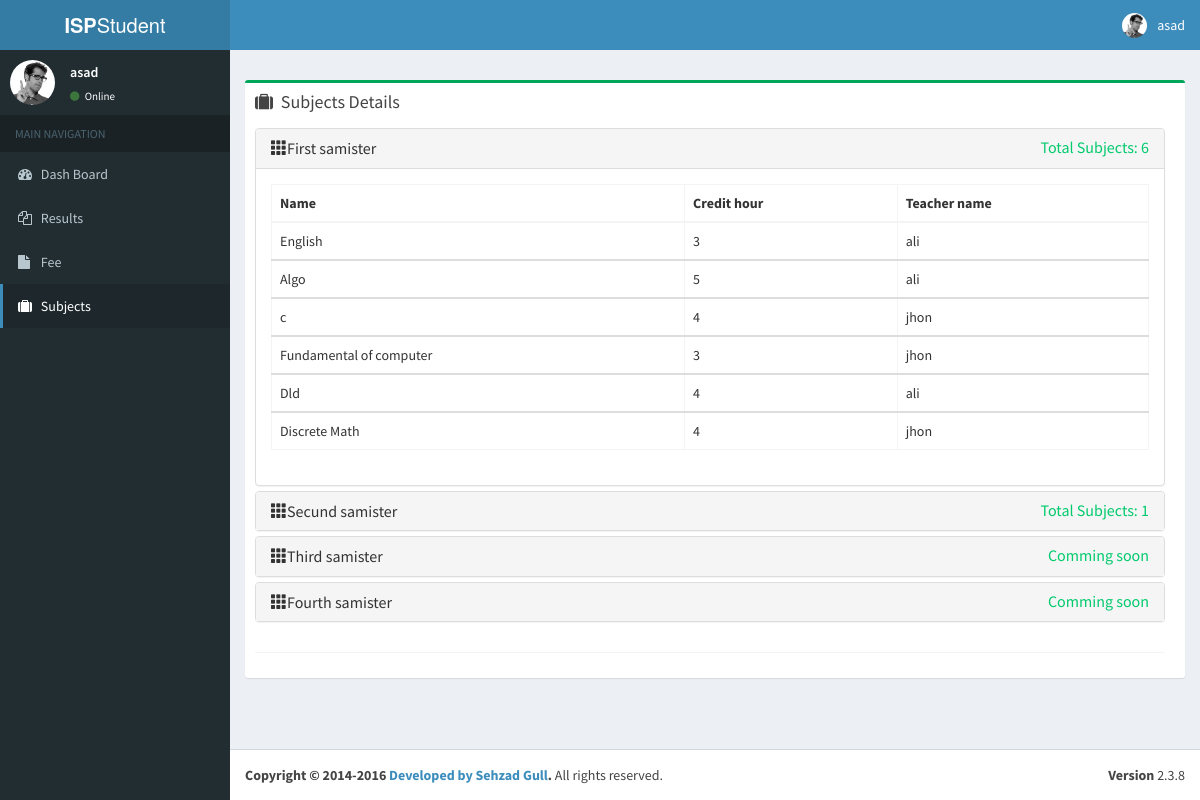
Page /users/subjects.php (signed in) on the committed database.
### tables this page shows
CREATE TABLE `students` (
  `id` int(10) UNSIGNED NOT NULL,
  `name` varchar(191) NOT NULL,
  `f_name` varchar(191) NOT NULL,
  `reg_number` varchar(191) NOT NULL,
  `email` varchar(191) NOT NULL,
  `nic` varchar(191) NOT NULL,
  `phone` varchar(191) NOT NULL,
  `cur_samister` int(10) NOT NULL DEFAULT '1',
  `created_at` timestamp NULL DEFAULT NULL,
  `updated_at` timestamp NULL DEFAULT NULL
);

CREATE TABLE `subjects` (
  `id` int(10) UNSIGNED NOT NULL,
  `name` varchar(191) NOT NULL,
  `credit_hour` varchar(191) NOT NULL,
  `teacher_id` int(10) UNSIGNED NOT NULL,
  `samester_id` int(10) UNSIGNED NOT NULL,
  `created_at` timestamp NULL DEFAULT NULL,
  `updated_at` timestamp NULL DEFAULT NULL
);

CREATE TABLE `teachers` (
  `id` int(10) UNSIGNED NOT NULL,
  `name` varchar(191) NOT NULL,
  `f_name` varchar(191) NOT NULL,
  `nic` varchar(191) NOT NULL,
  `phone` varchar(191) NOT NULL,
  `email` varchar(191) NOT NULL,
  `created_at` timestamp NULL DEFAULT NULL,
  `updated_at` timestamp NULL DEFAULT NULL
);

### users/subjects/index.php (the view, shortened to what this page needs)
<div class="content-wrapper">
    <section class="content-header">
    </section>
    <section class="content">
        <div class="row">
            <section class="col-lg-12 col-md-12">
                <div class="box box-success">
                    <div class="box-header">
                        <i class="fa fa-suitcase"></i>
                        <h3 class="box-title">Subjects Details</h3>
                    </div>
                    <div class="box-body chat" id="chat-box">
                        <div class="item">
                            <div class="panel-group" id="accordion">
                                <div class="panel panel-default">
                                    <div class="panel-heading">
                                        <h4 class="panel-title">
                                            <a data-toggle="collapse" data-parent="#accordion" href="#collapseOne"><span class="glyphicon glyphicon-th">
                                </span>First samister</a>
                                            <div  style="float: right; color: #00ca6d;">
                                                <?php
                                                $q = "SELECT * FROM subjects WHERE samester_id = 1 ";
                                                $r = mysqli_query($dbc,$q);
                                                if (mysqli_num_rows($r) <= 0){
                                                    echo "<p>Comming soon</p>";
                                                }
                                                else {
                                                    $row = mysqli_num_rows($r);
                                                    echo "Total Subjects: ".$row;
                                                }
                                                ?>
                                            </div>
                                        </h4>
                                    </div>
                                    <div id="collapseOne" class="panel-collapse collapse in">
                                        <div class="panel-body">
                                            <?php
                                            $q = "SELECT * FROM subjects WHERE samester_id = 1";
                                            $r = mysqli_query($dbc,$q);
                                            if (mysqli_num_rows($r) <= 0) {
                                                echo "<p>Record Empty</p>";
                                            }else {
                                            ?>
                                            <table class="table table-hover table-bordered">
                                                <thead>
                                                <tr>
                                                    <th>Name</th>
                                                    <th>Credit hour</th>
                                                    <th>Teacher name</th>
                                                </tr>
                                                </thead>
                                                <?php } ?>
                                                <?php
                                                while( $row = $r->fetch_assoc() ) { ?>
                                                    <tbody>
                                                    <tr>
                                                        <td id="stu_name"><?php
                                                            echo $row['name'];?></td>
                                                        <td id="stu_fname"><?php
                                                            echo $row['credit_hour'];?></td>
                                                        <td id="teacher_id"><?php
                                                            $temp = "SELECT * FROM teachers WHERE id= '$row[teacher_id]' ";
                                                            $teacher_obj =mysqli_query($dbc,$temp);
                                                            while( $temp_teacher = $teacher_obj->fetch_assoc() ) {
                                                                echo $temp_teacher['name']; } ?></td>
                                                    </tr>
                                                    </tbody>
                                                <?php }
                                                ?>
                                            </table>
                                        </div>
                                    </div>
                                </div>
                                <div class="panel panel-default">
                                    <div class="panel-heading">
                                        <h4 class="panel-title">
                                            <a data-toggle="collapse" data-parent="#accordion" href="#collapseTwo"><span class="glyphicon glyphicon-th">
                                </span>Secund samister</a>
                                            <div  style="float: right; color: #00ca6d;">
                                                <?php
                                                $q = "SELECT * FROM subjects WHERE samester_id = 2 ";
                                                $r = mysqli_query($dbc,$q);
                                                if (mysqli_num_rows($r) <= 0){
                                                    echo "<p>Comming soon</p>";
                                                }
                                                else {
                                                    $row = mysqli_num_rows($r);
                                                    echo "Total Subjects: ".$row;
                                                }
                                                ?>
                                            </div>
                                        </h4>
                                    </div>
                                </div>
                                <div class="panel panel-default">
                                    <div class="panel-heading">
                                        <h4 class="panel-title">
                                            <a data-toggle="collapse" data-parent="#accordion" href="#collapseThree"><span class="glyphicon glyphicon-th">
                                </span>Third samister</a>
                                            <div  style="float: right; color: #00ca6d;">
                                                <?php
                                                $q = "SELECT * FROM subjects WHERE samester_id = 3 ";
                                                $r = mysqli_query($dbc,$q);
                                                if (mysqli_num_rows($r) <= 0){
                                                    echo "<p>Comming soon</p>";
                                                }
                                                else {
                                                    $row = mysqli_num_rows($r);
                                                    echo "Total Subjects: ".$row;
                                                }
                                                ?>
                                            </div>
                                        </h4>
                                    </div>
                                </div>
                                <div class="panel panel-default">
                                    <div class="panel-heading">
                                        <h4 class="panel-title">
                                            <a data-toggle="collapse" data-parent="#accordion" href="#collapseFour"><span class="glyphicon glyphicon-th">
                                </span>Fourth samister</a>
                                            <div  style="float: right; color: #00ca6d;">
                                                <?php
                                                $q = "SELECT * FROM subjects WHERE samester_id = 4 ";
                                                $r = mysqli_query($dbc,$q);
                                                if (mysqli_num_rows($r) <= 0){
                                                    echo "<p>Comming soon</p>";
                                                }
                                                else {
                                                    $row = mysqli_num_rows($r);
                                                    echo "Total Subjects: ".$row;
                                                }
                                                ?>
                                            </div>
                                        </h4>
                                    </div>
                                </div>
                            </div>
                        </div>
                        <div class="box-footer">
                        </div>
                    </div>
            </section>
        </div>
    </section>
</div>

### users/tamplates/header.php (shortened to what this page needs)
  <link rel="stylesheet" href="/studentPortel/assets/bootstrap/css/bootstrap.min.css">
  <link rel="stylesheet" href="https://cdnjs.cloudflare.com/ajax/libs/font-awesome/4.5.0/css/font-awesome.min.css">
  <link rel="stylesheet" href="https://cdnjs.cloudflare.com/ajax/libs/ionicons/2.0.1/css/ionicons.min.css">
  <link rel="stylesheet" href="/studentPortel/assets/dist/css/AdminLTE.min.css">
  <link rel="stylesheet" href="/studentPortel/assets/dist/css/skins/_all-skins.min.css">
  <link rel="stylesheet" href="/studentPortel/assets/plugins/bootstrap-wysihtml5/bootstrap3-wysihtml5.min.css">
  <link rel="stylesheet" href="/studentPortel/assets/dist/css/style.css">
  </head>
<div class="wrapper">
  <header class="main-header">
    <a href="/" class="logo">
      <span class="logo-lg"><b>ISP</b>Student</span>
    </a>
    <nav class="navbar navbar-static-top">
        <?php
        if(isset($_SESSION['stu_id']))
        {
            $user_id = $_SESSION['stu_id'];
            $q = "SELECT * FROM students WHERE id = '$user_id' ";
            $r = mysqli_query($dbc,$q);
            $row = $r->fetch_array();
            $name = $row['name'];
        }
        ?>
      <div class="navbar-custom-menu">
        <ul class="nav navbar-nav">
          <li class="dropdown user user-menu">
            <a href="#" class="dropdown-toggle" data-toggle="dropdown">
              <img src="/studentPortel/assets/dist/img/user2-160x160.jpg" class="user-image" alt="User Image">
              <span class="hidden-xs"><?php echo $name?></span>
            </a>
          </li>
        </ul>
      </div>
    </nav>
  </header>
   <?php include('side_bar.php');?>

### users/tamplates/side_bar.php
<?php
   function curPageName() {
     return substr($_SERVER["SCRIPT_NAME"],strrpos($_SERVER["SCRIPT_NAME"],"/")+1);
  }
?>
<?php
if(isset($_SESSION['stu_id']))
{
    $user_id = $_SESSION['stu_id'];
    $q = "SELECT * FROM students WHERE id = '$user_id' ";
    $r = mysqli_query($dbc,$q);
    $row = $r->fetch_array();
    $name = $row['name'];
}
?>
 <aside class="main-sidebar">
    <section class="sidebar">
      <div class="user-panel">
        <div class="pull-left image">
          <img src="/studentPortel/assets/dist/img/user2-160x160.jpg" class="img-circle" alt="User Image">
        </div>
        <div class="pull-left info">
          <p><?php echo $name?></p>
          <a href="#"><i class="fa fa-circle text-success"></i> Online</a>
        </div>
      </div>
      <ul class="sidebar-menu">
        <li class="header">MAIN NAVIGATION</li>
      <?php $curntPage =  curPageName(); if($curntPage == "index.php") { ?>
        <li class="treeview active">
            <a style="pointer-events: none;">
                <i class="fa fa-tachometer"></i> <span>Dash Board</span>
            </a>
            <?php
        } else{?>  <li class="treeview">
              <a href="./">
                  <i class="fa fa-tachometer"></i> <span>Dash Board</span>
              </a>
              <?php }  ?>
        </li>
          <?php $curntPage =  curPageName(); if($curntPage == "results.php") { ?>
        <li class="treeview active">
            <a style="pointer-events: none;">
                <i class="fa fa-files-o"></i> <span>Results</span>
            </a>
            <?php
        } else{?>  <li class="treeview">
              <a href="./results.php">
                  <i class="fa fa-files-o"></i> <span>Results</span>
              </a>
              <?php }  ?>
        </li>
          <?php $curntPage =  curPageName(); if($curntPage == "fee.php") { ?>
        <li class="treeview active">
            <a style="pointer-events: none;">
                <i class="fa fa-file"></i> <span>Fee</span>
            </a>
            <?php
        } else{?>  <li class="treeview">
              <a href="./fee.php">
                  <i class="fa fa-file"></i> <span>Fee</span>
              </a>
              <?php }  ?>
        </li>
     <?php $curntPage =  curPageName(); if($curntPage == "subjects.php") { ?>
        <li class="treeview active">
            <a style="pointer-events: none;">
                <i class="fa fa-suitcase"></i> <span>Subjects</span>
            </a>
            <?php
        } else{?>  <li class="treeview">
              <a href="./subjects.php">
                  <i class="fa fa-suitcase"></i> <span>Subjects</span>
              </a>
              <?php }  ?>
        </li>
      </ul>
    </section>
  </aside>

### rows in the picture
students: name "asad"
subjects: name "English", credit_hour "3"
teachers: name "ali"
subjects: name "Algo", credit_hour "5"
subjects: name "c", credit_hour "4"
teachers: name "jhon"
subjects: name "Fundamental of computer", credit_hour "3"
subjects: name "Dld", credit_hour "4"
subjects: name "Discrete Math", credit_hour "4"

### other values in the picture
$row "6"
$row "1"
